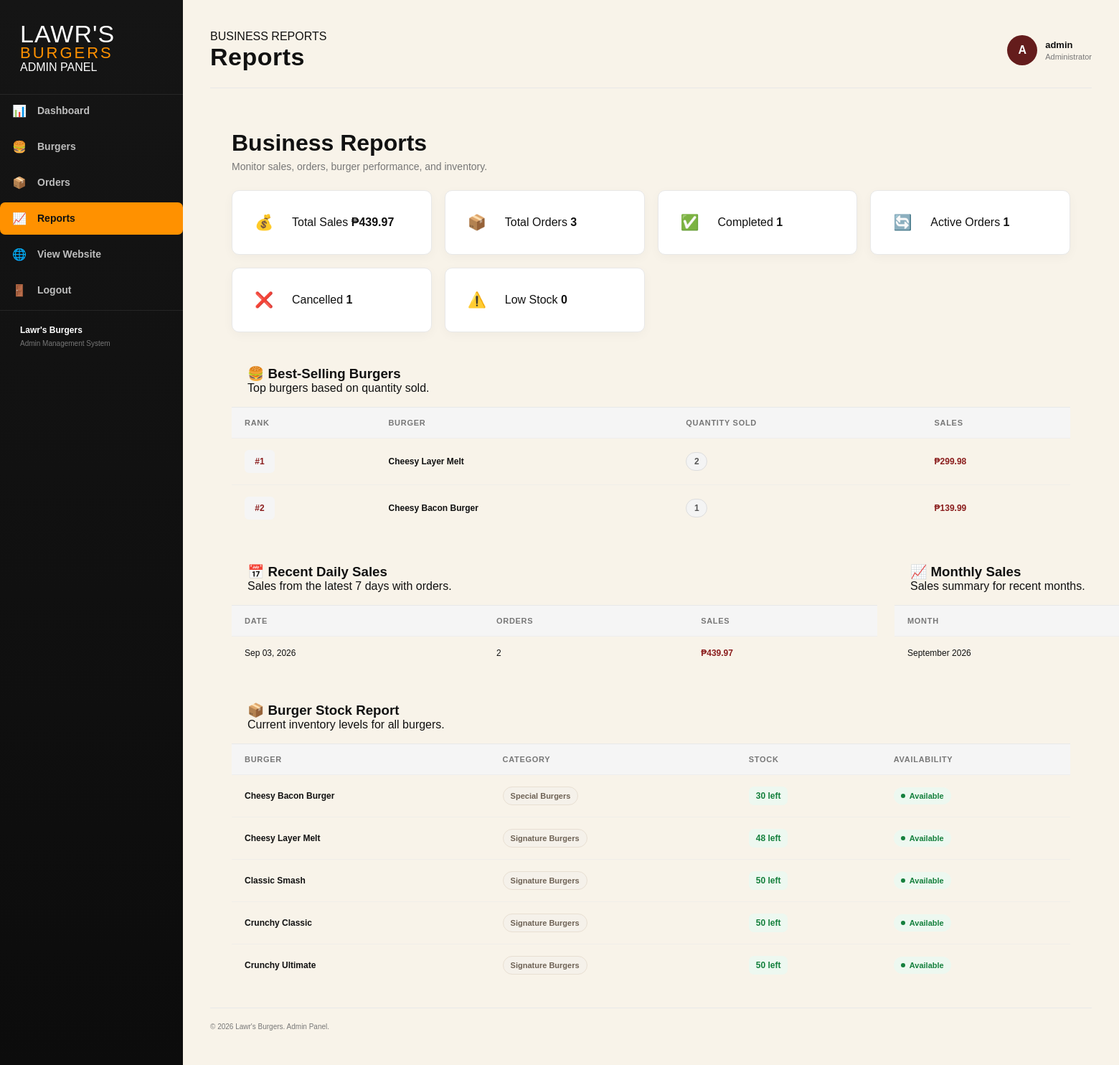
The page /admin/reports.php (signed in) on the database its author committed.
### tables this page shows
CREATE TABLE burgers (
    id INT NOT NULL AUTO_INCREMENT,
    name VARCHAR(255) NOT NULL,
    description TEXT NOT NULL,
    price DECIMAL(10,2) NOT NULL,
    image VARCHAR(255) NOT NULL,
    category VARCHAR(100) NOT NULL,
    available TINYINT(1) NOT NULL DEFAULT 1,
    stock_quantity INT NOT NULL DEFAULT 0,
    created_at TIMESTAMP NOT NULL DEFAULT CURRENT_TIMESTAMP,
    updated_at TIMESTAMP NOT NULL DEFAULT CURRENT_TIMESTAMP ON UPDATE CURRENT_TIMESTAMP,
    PRIMARY KEY (id)
);

### admin/reports.php (the view, shortened to what the rows shown need)
<?php
require_once "../config/db.php";
$stock_query = $conn->query("
    SELECT
        id,
        name,
        category,
        stock_quantity,
        available
    FROM burgers
    ORDER BY stock_quantity ASC, name ASC
");
?>
<!DOCTYPE html>
<html lang="en">
<head>
    <link
        rel="stylesheet"
        href="../css/admin.css"
    >
</head>
<body>
<div class="admin-layout">
    <main class="admin-main">
        <header class="admin-topbar">
            <div>
                <h1>
                    Reports
                </h1>
            </div>
        </header>
        <section class="admin-content">
            <div class="content-header">
                <div>
                    <h2>
                        Business Reports
                    </h2>
                </div>
            </div>
            <div class="admin-card report-card">
                <div class="table-wrapper">
                    <table class="admin-table report-table">
                        <thead>
                            <tr>
                                <th>
                                    Rank
                                </th>
                                <th>
                                    Burger
                                </th>
                                <th>
                                    Quantity Sold
                                </th>
                                <th>
                                    Sales
                                </th>
                            </tr>
                        </thead>
                    </table>
                </div>
            </div>
            <div class="report-two-column">
                <div class="admin-card report-card">
                    <div class="table-wrapper">
                        <table class="admin-table report-table">
                            <thead>
                                <tr>
                                    <th>
                                        Date
                                    </th>
                                    <th>
                                        Orders
                                    </th>
                                    <th>
                                        Sales
                                    </th>
                                </tr>
                            </thead>
                        </table>
                    </div>
                </div>
                <div class="admin-card report-card">
                    <div class="table-wrapper">
                        <table class="admin-table report-table">
                            <thead>
                                <tr>
                                    <th>
                                        Month
                                    </th>
                                </tr>
                            </thead>
                        </table>
                    </div>
                </div>
            </div>
            <div class="admin-card report-card">
                <div class="table-wrapper">
                    <table class="admin-table report-table">
                        <thead>
                            <tr>
                                <th>
                                    Burger
                                </th>
                                <th>
                                    Category
                                </th>
                                <th>
                                    Stock
                                </th>
                                <th>
                                    Availability
                                </th>
                            </tr>
                        </thead>
                        <tbody>
                        <?php if ($stock_query->num_rows > 0): ?>
                            <?php while ($stock = $stock_query->fetch_assoc()): ?>
                                <tr>
                                    <td>
                                        <strong>
                                            <?php
                                            echo htmlspecialchars(
                                                $stock["name"]
                                            );
                                            ?>
                                        </strong>
                                    </td>
                                    <td>
                                        <span class="category-badge">
                                            <?php
                                            echo htmlspecialchars(
                                                $stock["category"]
                                            );
                                            ?>
                                        </span>
                                    </td>
                                    <td>
                                        <?php
                                        $stock_quantity =
                                            (int)$stock["stock_quantity"];
                                        if ($stock_quantity <= 10):
                                        ?>
                                            <span class="stock-badge low-stock">
                                                <?php echo $stock_quantity; ?> left
                                            </span>
                                        <?php elseif ($stock_quantity <= 25): ?>
                                            <span class="stock-badge medium-stock">
                                                <?php echo $stock_quantity; ?> left
                                            </span>
                                        <?php else: ?>
                                            <span class="stock-badge good-stock">
                                                <?php echo $stock_quantity; ?> left
                                            </span>
                                        <?php endif; ?>
                                    </td>
                                    <td>
                                        <?php if ((int)$stock["available"] === 1): ?>
                                            <span class="status-badge status-available">
                                                Available
                                            </span>
                                        <?php else: ?>
                                            <span class="status-badge status-unavailable">
                                                Unavailable
                                            </span>
                                        <?php endif; ?>
                                    </td>
                                </tr>
                            <?php endwhile; ?>
                        <?php endif; ?>
                        </tbody>
                    </table>
                </div>
            </div>
        </section>
    </main>
</div>
</body>
</html>

### rows shown on the page
burgers: name "Cheesy Bacon Burger", category "Special Burgers", stock_quantity "30", available "Available"
burgers: name "Cheesy Layer Melt", category "Signature Burgers", stock_quantity "48", available "Available"
burgers: name "Classic Smash", category "Signature Burgers", stock_quantity "50", available "Available"
burgers: name "Crunchy Classic", category "Signature Burgers", stock_quantity "50", available "Available"
burgers: name "Crunchy Ultimate", category "Signature Burgers", stock_quantity "50", available "Available"

### other values the page prints
$_SESSION["admin_username"] "admin"
$total_sales "439.97"
$total_orders "3"
$completed_orders "1"
$active_orders "1"
$cancelled_orders "1"
$low_stock "0"
$burger["burger_name"] "Cheesy Layer Melt"
$burger["total_quantity"] "2"
$burger["total_sales"] "299.98"
$burger["burger_name"] "Cheesy Bacon Burger"
$burger["total_quantity"] "1"
$burger["total_sales"] "139.99"
$day["order_count"] "2"
$day["daily_sales"] "439.97"
